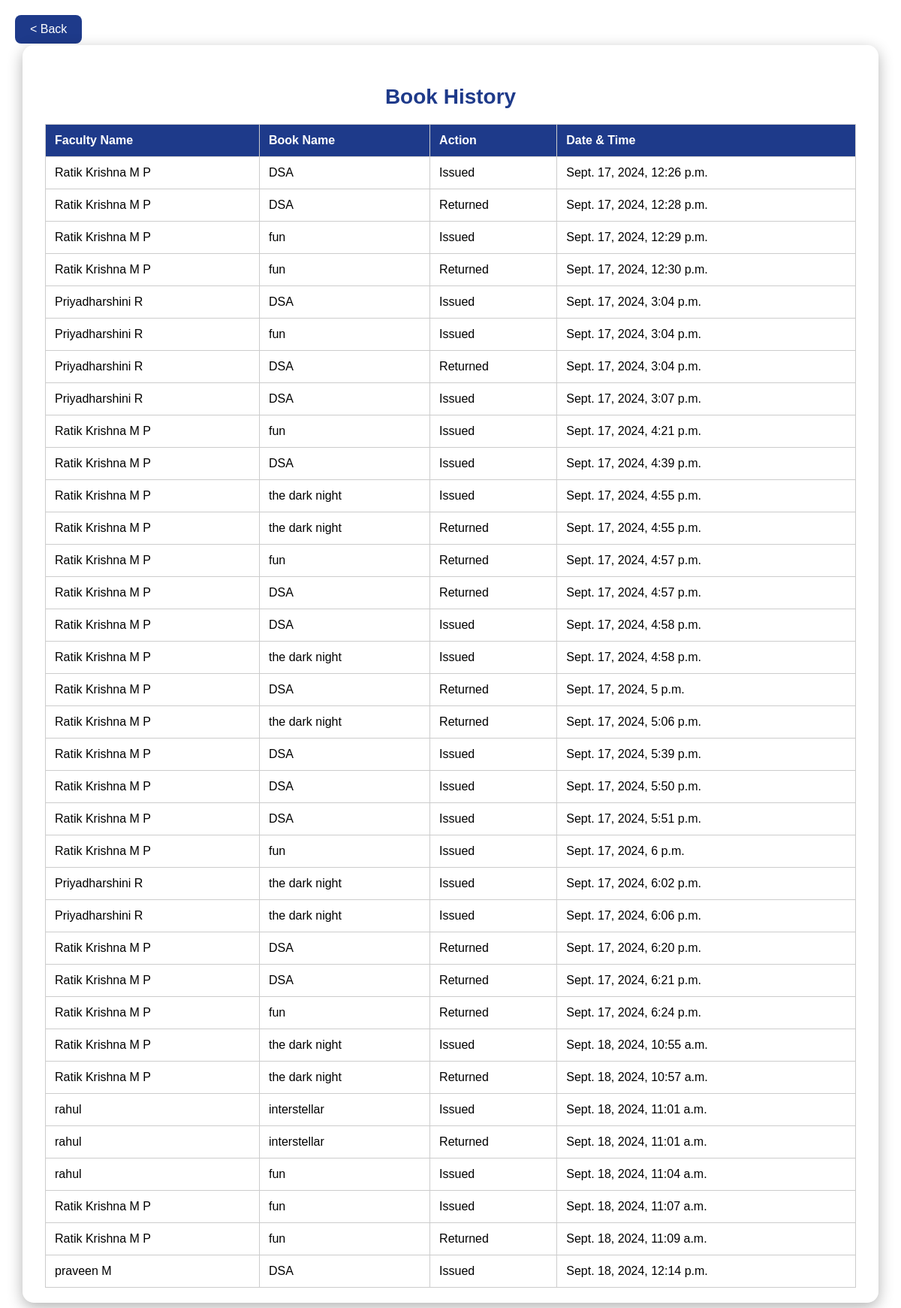
Screenshot of /Library/log-history/ with the database file from the repository.
### LibMS/models.py (models this page shows, shortened)
class BookHistory(models.Model):
    faculty = models.ForeignKey(Faculty, on_delete=models.CASCADE)
    book = models.ForeignKey(Book, on_delete=models.CASCADE)
    action = models.IntegerField(choices=[(1, 'Issued'), (0, 'Returned')])
    date_time = models.DateTimeField(default=timezone.now)

class Faculty(models.Model):
    name = models.CharField(max_length=200)
    id_number = models.CharField(max_length=50, unique=True)
    username = models.CharField(max_length=100, unique=True)
    password = models.CharField(max_length=100)
    email = models.EmailField(max_length=100, default="null")
    is_first_login = models.BooleanField(default=True)

class Book(models.Model):
    book_id = models.CharField(max_length=10, primary_key=True)
    book_name = models.CharField(max_length=200)
    author = models.CharField(max_length=200)
    count = models.IntegerField()
    rack = models.CharField(max_length=50)
    shelf = models.CharField(max_length=50)

### LibMS/views.py (the view)
# urls.py: path('log-history/', bookhistory, name='log-history'),
def bookhistory(request):
    book_histories = BookHistory.objects.all().select_related('faculty', 'book')
    context = {
        'book_history_list': book_histories
    }
    return render(request, 'book_history.html', context)

### Frontend/Templates/book_history.html (shortened to what this page needs)
<!DOCTYPE html>
<html lang="en">
<head>
</head>
<body>
    <a href="{% url 'admin' %}" class="back-btn"> &lt; Back </a>
    <div class="manage-container">
        <h2>Book History</h2>
        <table>
            <thead>
                <tr>
                    <th>Faculty Name</th>
                    <th>Book Name</th>
                    <th>Action</th>
                    <th>Date & Time</th>
                </tr>
            </thead>
            <tbody>
                {% for history in book_history_list %}
                <tr>
                    <td>{{ history.faculty.name }}</td>
                    <td>{{ history.book.book_name }}</td>
                    <td>{{ history.get_action_display }}</td>
                    <td>{{ history.date_time }}</td>
                </tr>
                {% endfor %}
            </tbody>
        </table>
    </div>
</body>
</html>

### Frontend/Templates/book_history.html (style rules this page uses)
body { margin: 0; padding: 0; font-family: Arial, sans-serif; background: url('https://www.pixelstalk.net/wp-content/uploads/images1/HD-books-wallpaper-backgrounds.jpg') no-repeat center center fixed; background-size: cover; display: flex; justify-content: center; align-items: center; height: 100vh; }
.manage-container { background: rgba(255, 255, 255, 0.5); backdrop-filter: blur(15px); padding: 30px; border-radius: 15px; box-shadow: 0px 6px 20px rgba(0, 0, 0, 0.3); text-align: center; width: 90%; max-width: 1100px; overflow-y: auto; max-height: 90vh; }
h2 { color: #1E3A8A; margin-bottom: 20px; font-size: 28px; }
table { width: 100%; border-collapse: collapse; }
table, th, td { border: 1px solid #ccc; }
th, td { padding: 12px; text-align: left; }
th { background-color: #1E3A8A; color: white; }
.back-btn { position: fixed; top: 20px; left: 20px; background-color: #1E3A8A; color: white; padding: 10px 20px; border: none; border-radius: 8px; cursor: pointer; font-size: 16px; transition: background-color 0.3s ease, transform 0.2s ease; text-decoration: none; }

### rows the page displays
BookHistory: faculty.name "Ratik Krishna M P", book.book_name "DSA", action "Issued", date_time "Sept. 17, 2024, 12:26 p.m."
BookHistory: faculty.name "Ratik Krishna M P", book.book_name "DSA", action "Returned", date_time "Sept. 17, 2024, 12:28 p.m."
BookHistory: faculty.name "Ratik Krishna M P", book.book_name "fun", action "Issued", date_time "Sept. 17, 2024, 12:29 p.m."
BookHistory: faculty.name "Ratik Krishna M P", book.book_name "fun", action "Returned", date_time "Sept. 17, 2024, 12:30 p.m."
BookHistory: faculty.name "Priyadharshini R", book.book_name "DSA", action "Issued", date_time "Sept. 17, 2024, 3:04 p.m."
BookHistory: faculty.name "Priyadharshini R", book.book_name "fun", action "Issued", date_time "Sept. 17, 2024, 3:04 p.m."
BookHistory: faculty.name "Priyadharshini R", book.book_name "DSA", action "Returned", date_time "Sept. 17, 2024, 3:04 p.m."
BookHistory: faculty.name "Priyadharshini R", book.book_name "DSA", action "Issued", date_time "Sept. 17, 2024, 3:07 p.m."
BookHistory: faculty.name "Ratik Krishna M P", book.book_name "fun", action "Issued", date_time "Sept. 17, 2024, 4:21 p.m."
BookHistory: faculty.name "Ratik Krishna M P", book.book_name "DSA", action "Issued", date_time "Sept. 17, 2024, 4:39 p.m."
BookHistory: faculty.name "Ratik Krishna M P", book.book_name "the dark night", action "Issued", date_time "Sept. 17, 2024, 4:55 p.m."
BookHistory: faculty.name "Ratik Krishna M P", book.book_name "the dark night", action "Returned", date_time "Sept. 17, 2024, 4:55 p.m."
BookHistory: faculty.name "Ratik Krishna M P", book.book_name "fun", action "Returned", date_time "Sept. 17, 2024, 4:57 p.m."
BookHistory: faculty.name "Ratik Krishna M P", book.book_name "DSA", action "Returned", date_time "Sept. 17, 2024, 4:57 p.m."
BookHistory: faculty.name "Ratik Krishna M P", book.book_name "DSA", action "Issued", date_time "Sept. 17, 2024, 4:58 p.m."
BookHistory: faculty.name "Ratik Krishna M P", book.book_name "the dark night", action "Issued", date_time "Sept. 17, 2024, 4:58 p.m."
BookHistory: faculty.name "Ratik Krishna M P", book.book_name "DSA", action "Returned", date_time "Sept. 17, 2024, 5 p.m."
BookHistory: faculty.name "Ratik Krishna M P", book.book_name "the dark night", action "Returned", date_time "Sept. 17, 2024, 5:06 p.m."
BookHistory: faculty.name "Ratik Krishna M P", book.book_name "DSA", action "Issued", date_time "Sept. 17, 2024, 5:39 p.m."
BookHistory: faculty.name "Ratik Krishna M P", book.book_name "DSA", action "Issued", date_time "Sept. 17, 2024, 5:50 p.m."
BookHistory: faculty.name "Ratik Krishna M P", book.book_name "DSA", action "Issued", date_time "Sept. 17, 2024, 5:51 p.m."
BookHistory: faculty.name "Ratik Krishna M P", book.book_name "fun", action "Issued", date_time "Sept. 17, 2024, 6 p.m."
BookHistory: faculty.name "Priyadharshini R", book.book_name "the dark night", action "Issued", date_time "Sept. 17, 2024, 6:02 p.m."
BookHistory: faculty.name "Priyadharshini R", book.book_name "the dark night", action "Issued", date_time "Sept. 17, 2024, 6:06 p.m."
BookHistory: faculty.name "Ratik Krishna M P", book.book_name "DSA", action "Returned", date_time "Sept. 17, 2024, 6:20 p.m."
BookHistory: faculty.name "Ratik Krishna M P", book.book_name "DSA", action "Returned", date_time "Sept. 17, 2024, 6:21 p.m."
BookHistory: faculty.name "Ratik Krishna M P", book.book_name "fun", action "Returned", date_time "Sept. 17, 2024, 6:24 p.m."
BookHistory: faculty.name "Ratik Krishna M P", book.book_name "the dark night", action "Issued", date_time "Sept. 18, 2024, 10:55 a.m."
BookHistory: faculty.name "Ratik Krishna M P", book.book_name "the dark night", action "Returned", date_time "Sept. 18, 2024, 10:57 a.m."
BookHistory: faculty.name "rahul", book.book_name "interstellar", action "Issued", date_time "Sept. 18, 2024, 11:01 a.m."
BookHistory: faculty.name "rahul", book.book_name "interstellar", action "Returned", date_time "Sept. 18, 2024, 11:01 a.m."
BookHistory: faculty.name "rahul", book.book_name "fun", action "Issued", date_time "Sept. 18, 2024, 11:04 a.m."
BookHistory: faculty.name "Ratik Krishna M P", book.book_name "fun", action "Issued", date_time "Sept. 18, 2024, 11:07 a.m."
BookHistory: faculty.name "Ratik Krishna M P", book.book_name "fun", action "Returned", date_time "Sept. 18, 2024, 11:09 a.m."
BookHistory: faculty.name "praveen M", book.book_name "DSA", action "Issued", date_time "Sept. 18, 2024, 12:14 p.m."
